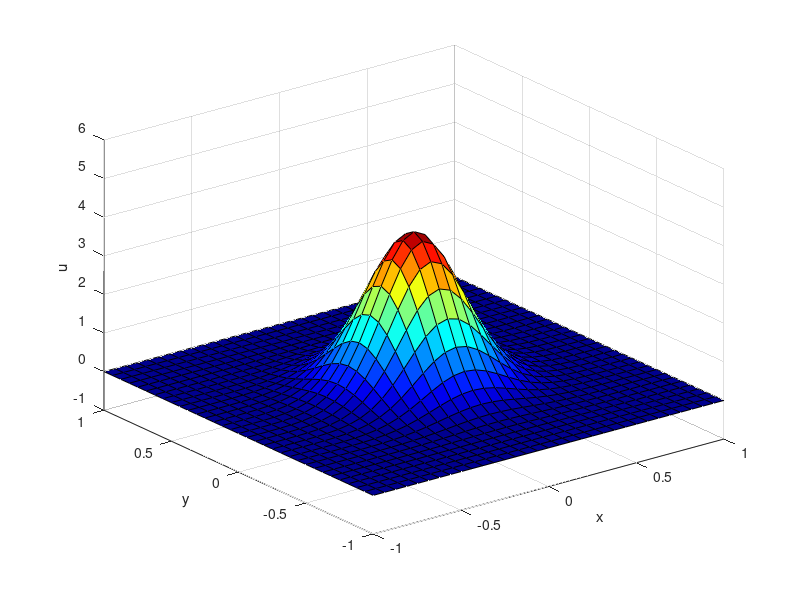

Source code (MATLAB): (Note: this script raises an error after producing the figure.)
clc
clear
close all
tic()

%% preliminaries
colormap(jet);
m = 33;
n = m;
h = 2/m;
Int = linspace(-1,1,m);
[XX,YY] = meshgrid(Int,Int);
U_init = 4.*exp(-(XX.^2+YY.^2)./0.1);
U_init(1,:) = zeros(1,m);
U_init(m,:) = zeros(1,m);
U_init(:,1) = zeros(m,1);
U_init(:,m) = zeros(m,1);
U_init = reshape(U_init,m*n,1);
U = reshape(U_init,m*n,1);
delta_t = 0.0001;
num_steps = 4000;
coords = [-1 1 -1 1 -1 6];
%% 

%% Experiment

set(gcf, 'Position', [25, 25, 1600, 900])
surf(Int,Int,reshape(U_init,m,n))
xlabel('x')
ylabel('y')
zlabel('u')
axis(coords)
set(gca, 'nextplot','replacechildren', 'Visible','on');

nFrames = 471;
vidObj = VideoWriter('Heat_FD_Neumann.avi');
vidObj.Quality = 100;
vidObj.FrameRate = 20;
open(vidObj);
writeVideo(vidObj, getframe(gcf));

%% 4th order Adams-Bashforth Adams-Moulton Predictor Corrector
ode_rhs_fun = @(x)Heat_RHS_Neumann(x,h,h,m,n);
[U,F] = RK4_auto_start(ode_rhs_fun,U_init,delta_t);

for ii=1:num_steps
    [U,F] = ABMPC4_auto(U,F,ode_rhs_fun,delta_t);
    if mod(ii,10)==4
        surf(Int,Int,reshape(U,m,n))
        xlabel('x')
        ylabel('y')
        zlabel('u')
        axis(coords)
        drawnow()
        writeVideo(vidObj, getframe(gcf));
    end
end
%%

%% 4th order Runge Kutta solver
% ode_rhs_fun = @(x)Heat_RHS_Neumann(x,h,h,m,n);
% 
% for ii=1:num_steps
%     U = RK4_auto(U,ode_rhs_fun,delta_t);
%     if mod(ii,2)==1
%         surf(Int,Int,reshape(U,m,n))
%         xlabel('x')
%         ylabel('y')
%         zlabel('u')
%         axis(coords)
%         drawnow()
%         writeVideo(vidObj, getframe(gcf));
%     end
% end
%%

close(vidObj);

toc()